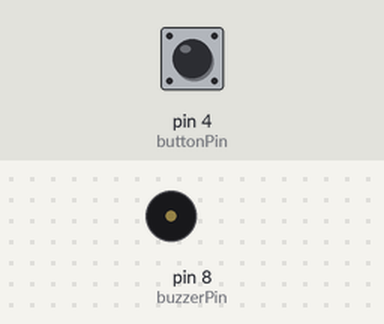
This sketch was run on a simulated Arduino Uno, built with avr-gcc and run on an emulated ATmega328P. Shown: buzzer (waves = sounding, pin HIGH). Inputs (shaded band) come from the test bench; at power-on: pin 4 (buttonPin) LOW.

Above: at 1.2 s.
1.3 s: pin 4 (buttonPin) pulled HIGH for 0.15 s
At 1.37 s:
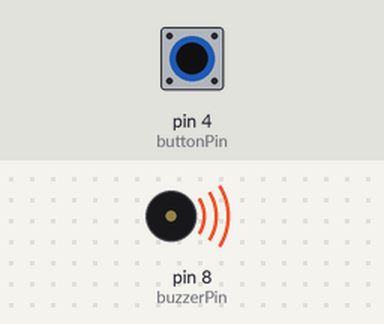
2.9 s: pin 4 (buttonPin) pulled HIGH for 3.2 s
At 6.9 s:
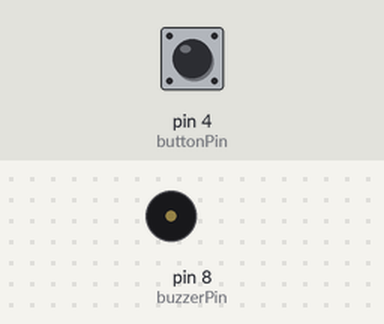
Timing chart, 0 to 8.4 s (numbered marks = the images above; inputs shaded):
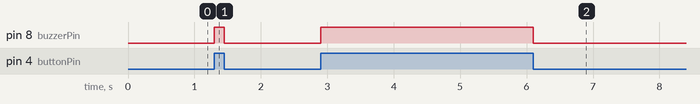

Measured:
- after the input at 1.3 s, pin 8 (buzzerPin): LOW → HIGH at once, → LOW 0.15 s later
- after the input at 2.9 s, pin 8 (buzzerPin): LOW → HIGH at once, → LOW 3.2 s later

The sketch:

door_bell.ino
```cpp
int buttonPin = 4;
//Copyright by Seeedstudio
int buzzerPin = 8;
void setup()
{
 pinMode(buttonPin,INPUT);//set button as digital input
 pinMode(buzzerPin,OUTPUT);//as buzzer as digital output
}
void loop()
{
 if(digitalRead(buttonPin))//check button is pressed or not
 {
 digitalWrite(buzzerPin,HIGH);//pressed，then buzzer buzzes
 }
 else
 {
 digitalWrite(buzzerPin, LOW);//not pressed，then buzzer remains silent
 }
}
//Ultimate Result：Press the doorbell, and the buzzer will Buzz “B”
```
